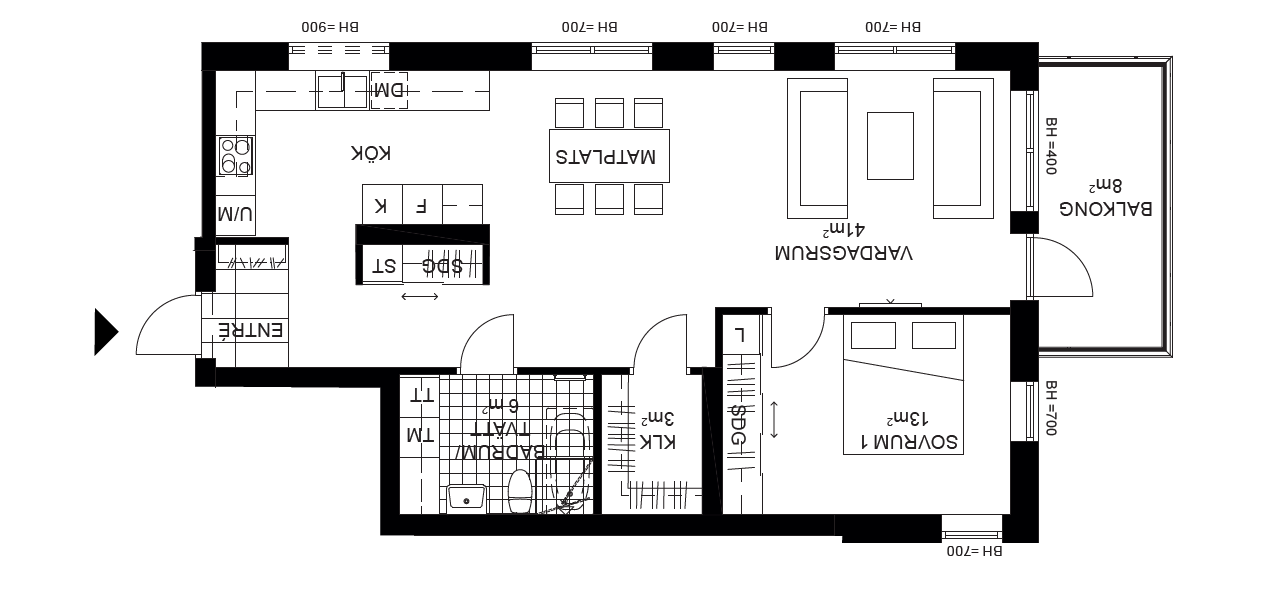
#> input picture Examples/example.png, 1261 x 611 px
$ python text_reco.py   (older library calls are emulated)
#> lines starting #> are read from the running program, lines starting #| are printed output that depends on the picture; after the words box and inside, x2 and y2 are one past the last pixel; in counts of white or black regions, pixels touching at a corner belong together
import cv2
import numpy as np

img = cv2.imread('../example.png')
#> img is the input picture: shape (611, 1261, 3); mean B, G, R 229.1, 228.9, 229.1
mask = np.zeros(img.shape, dtype=np.uint8)
gray = cv2.cvtColor(img, cv2.COLOR_BGR2GRAY)

gray = cv2.GaussianBlur(gray,(9,9),1)
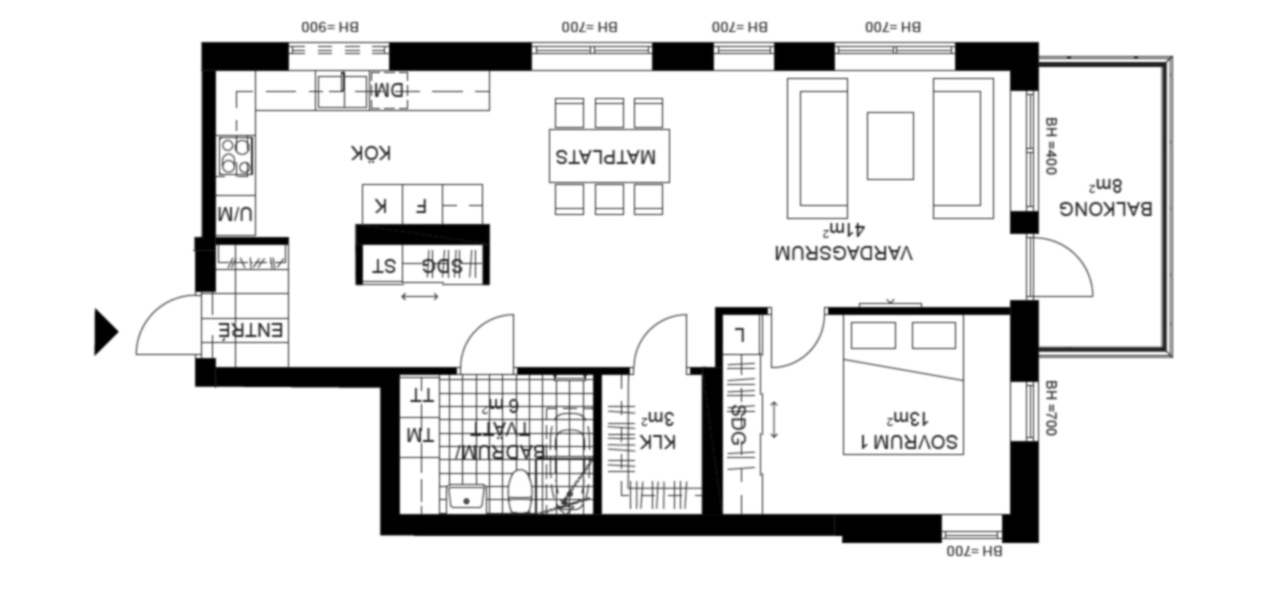
#> gray: shape (611, 1261); min 0, max 255, mean 229
_, threshold = cv2.threshold(gray,150,255,cv2.THRESH_BINARY_INV)
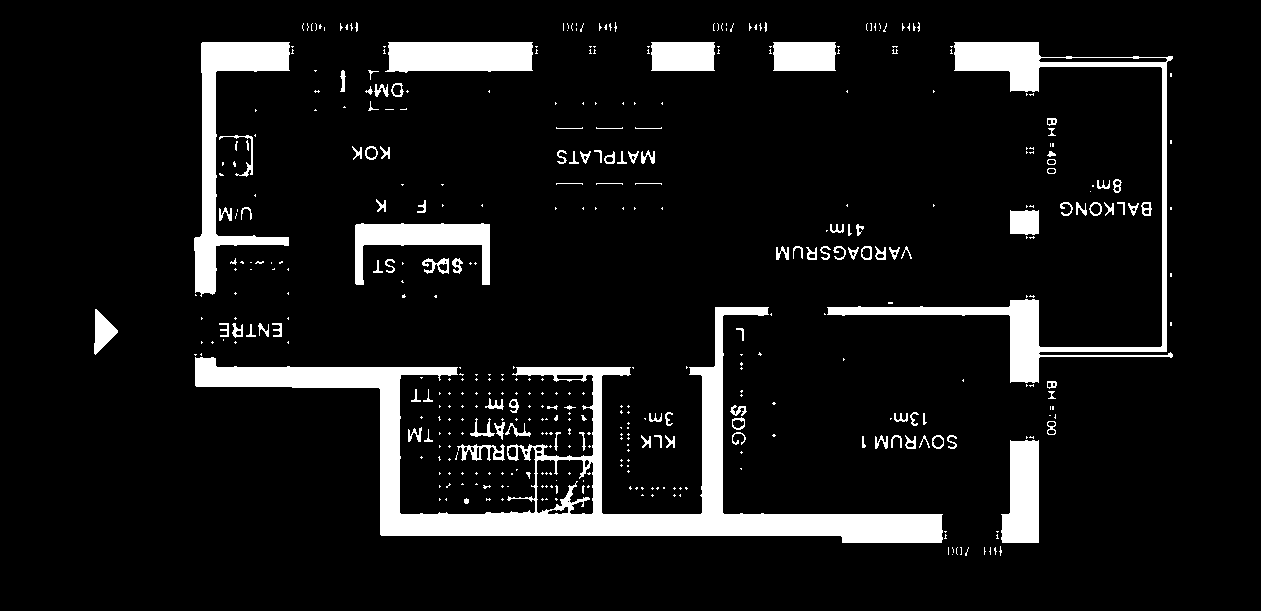
#> threshold: shape (611, 1261); 9% white; 434 white regions (321 under 20 px)
_, contours, hierarchy = cv2.findContours(threshold,cv2.RETR_TREE,cv2.CHAIN_APPROX_NONE)
#> contours = 481 contours, 365 with area under 20; largest, box (x1, y1, x2, y2) and area: (195, 307, 943, 543) 29233, (827, 42, 1173, 383) 9458, (194, 42, 290, 297) 6328, (385, 42, 533, 73) 4012, (355, 223, 490, 285) 3261

ROI = []

for cnt in contours:
    x,y,w,h = cv2.boundingRect(cnt)
    if h < 20:
        cv2.drawContours(mask, [cnt], 0, (255,255,255), 1)
#> this loop made 481 passes
#> (x, y, w, h) on passes 1 to 3: (952, 554, 1, 1), (994, 547, 3, 8), (989, 547, 2, 8)
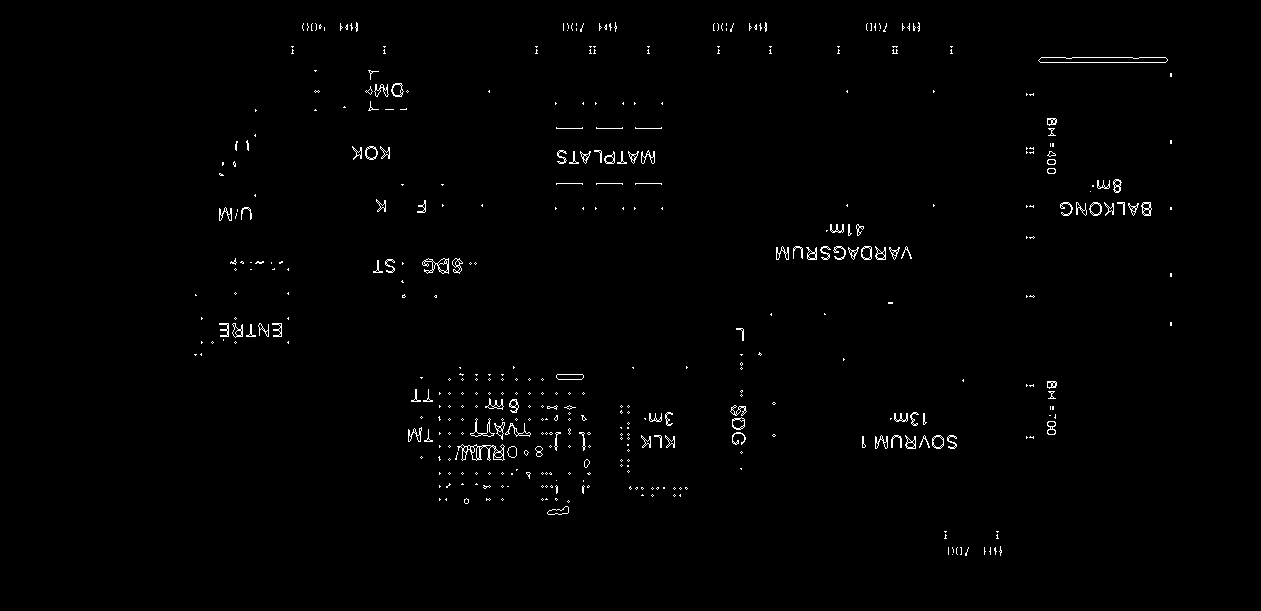
#> mask: shape (611, 1261, 3); 0.95% white in thin lines or dots, all inside (x1, y1, x2, y2) = (194, 22, 1172, 556)

kernel = np.ones((7,7),np.uint8)
dilation = cv2.dilate(mask,kernel,iterations = 1)
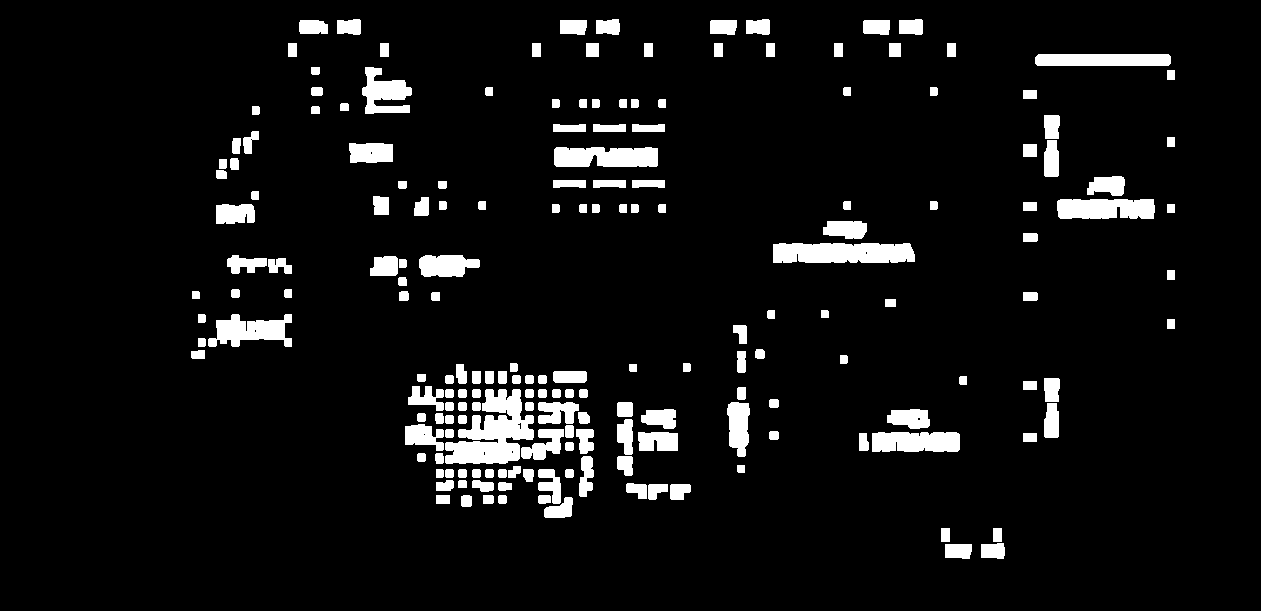
#> dilation: shape (611, 1261, 3); 6.6% white; 188 white regions, largest, box (x1, y1, x2, y2) and area: (445, 389, 534, 464) 3842, (773, 243, 915, 263) 2663, (554, 147, 658, 167) 1899
gray_d = cv2.cvtColor(dilation, cv2.COLOR_BGR2GRAY)
#> gray_d: shape (611, 1261); 6.6% white; 188 white regions
_, threshold_d = cv2.threshold(gray_d,150,255,cv2.THRESH_BINARY)
_, contours_d, hierarchy = cv2.findContours(threshold_d,cv2.RETR_TREE,cv2.CHAIN_APPROX_NONE)
#> contours_d = 197 contours, 9 with area under 20; largest, box (x1, y1, x2, y2) and area: (445, 389, 534, 464) 3572, (773, 243, 915, 263) 2494, (554, 147, 658, 167) 1767, (1057, 199, 1155, 219) 1702, (872, 432, 960, 452) 1551

for cnt in contours_d:
    x,y,w,h = cv2.boundingRect(cnt)
    if w > 50 :
        cv2.rectangle(img,(x,y),(x+w,y+h),(0,255,0),2)
        roi_c = img[y:y+h, x:x+w]
        ROI.append(roi_c)
#> this loop made 197 passes
#> (x, y, w, h) on passes 1 to 3: (945, 544, 27, 15), (981, 543, 24, 16), (993, 528, 9, 14)
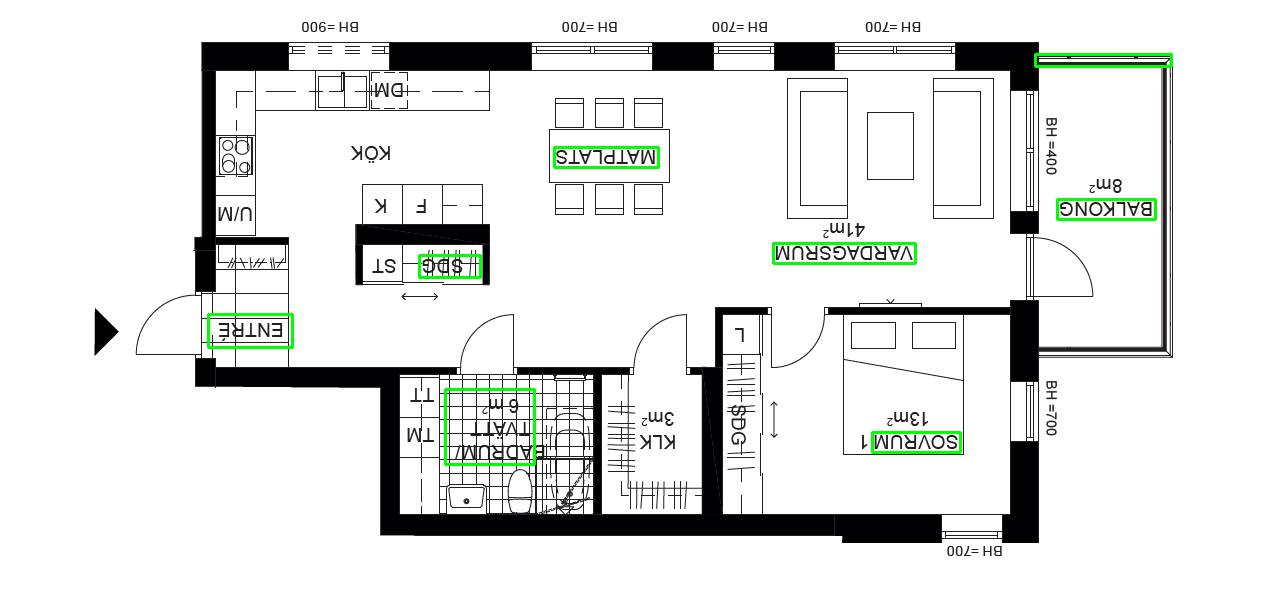
#> img: shape (611, 1261, 3); 0.79% of pixels changed, all inside (x1, y1, x2, y2) = (207, 53, 1173, 466)
#> after the loop, ROI = 8 items

cv2.imshow('img', img)
cv2.waitKey(0)
cv2.destroyAllWindows()
